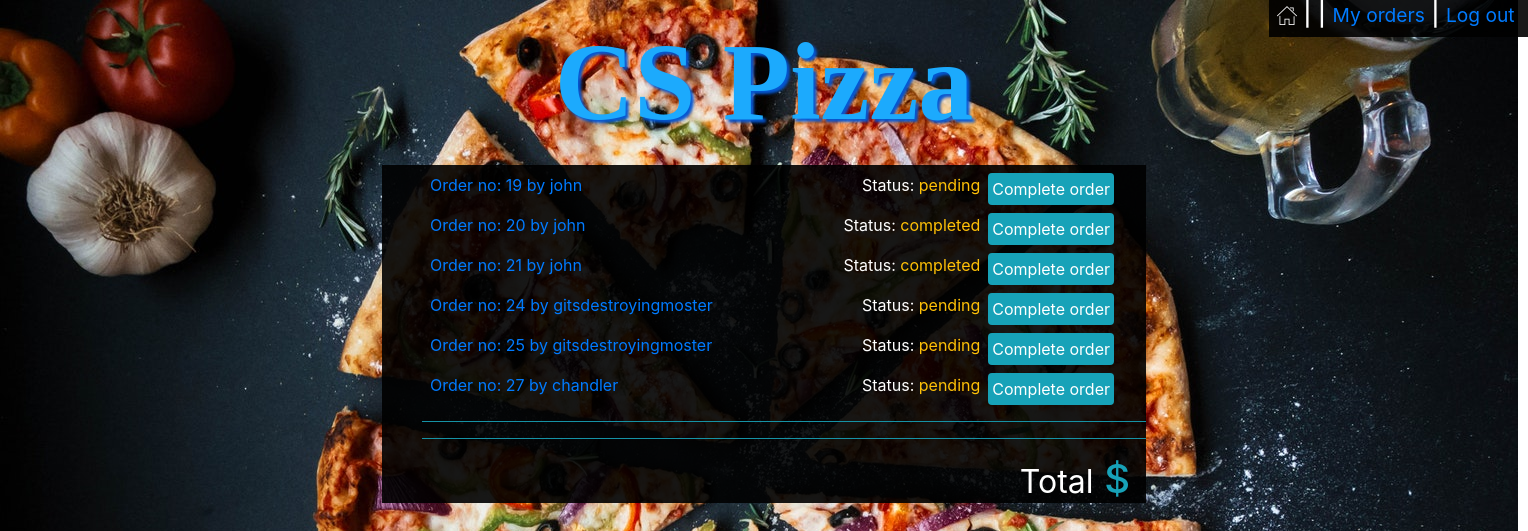
Screenshot of /orders_manager/admin/19 with the database file from the repository.
### orders/models.py (models this page shows, shortened)
class User_order(models.Model):
    user=models.ForeignKey(User,on_delete=models.CASCADE)
    order_number=models.IntegerField()
    topping_allowance=models.IntegerField(default=0)
    status=models.CharField(max_length=64,default='initiated')

### orders/views.py (the view)
# urls.py: path("orders_manager/<str:user>/<str:order_number>", views.orders_manager, name="orders_manager"),
def orders_manager(request,user,order_number):
    user=User.objects.get(username=user)
    context = {
        "Checkout":Order2.objects.filter(user=user,number=order_number),
        "Checkout_category":Order2.objects.filter(user=user,number=order_number).values_list('category').distinct(),
        "Total":list(Order2.objects.filter(user=user,number=order_number).aggregate(Sum('price')).values())[0],
        "user":request.user,
        "Category": Category.objects.all(),
        "Order_number":order_number,
        "All_orders":User_order.objects.exclude(status='initiated')
    }
    return render(request,"orders_manager.html",context)

### orders/templates/orders_manager.html (shortened to what this page needs)
<!DOCTYPE html>
<html style="height:100%">
<head>
    {% load static %}
    <link rel="stylesheet" type="text/css" href="{% static 'styles.css' %}">
    <link rel="stylesheet" href="https://maxcdn.bootstrapcdn.com/bootstrap/4.1.3/css/bootstrap.min.css">
</head>
<body style="height:100%">
    {% if Category %}
    <div id='username'>
        <h4 class='px-2' ><a href="{% url 'index' %}"><img src="{% static 'home.png' %}"></a> |
            {{user.username}} |
            {% if not user.is_superuser %}
            <small><a href="{% url 'my_orders' Order_number %}">My orders</a></small> |
            {% endif %}
            <small><a href="{% url 'logout' %}"> Log out&nbsp;</a></small>
        </h4>
    </div>
    {% endif %}
    <p id='logo' class='text-center m-0 font-weight-bold'><a href="{% url 'index' %}">CS Pizza</a></p>
    <div id='my_orders_container' class='w-50 mx-auto'>
        <div class=' text-left pr-3'>
            <ul >
                {% for row in All_orders%}
                <li class='p-2' >
                    <a href="{% url 'orders_manager' row.user row.order_number  %}"><span>Order no: {{row.order_number}} by {{row.user}}</span></a>
                    <a href="{% url 'complete_order' row.user row.order_number  %}"><span class='float-right mx-2 p-1 bg-info rounded text-white'>Complete order</span></a>
                    <span class='float-right'>Status: <span class='text-warning'>{{row.status}}</span></span>
                </li>
                {% endfor %}
            </ul>
        </div>
        <ul>
            <hr class='bg-info'>
            <hr class='bg-info'>
            <li class='text-info text-right pr-3 '><h1><small class='text-white'>Total</small> ${{Total|floatformat:2}}</h1></li>
        </ul>
    </div>
</body>
</html>

### orders/static/styles.css (style rules this page uses)
#logo { padding:0px; font-family: webLogo ; font-size: 110px; text-shadow: 3px 3px 3px rgb(5, 87, 211); }
#logo a:link, #place_order:link, #confirm_order:link { color:rgb(28, 170, 253); }
#center_box,#username { background-color: rgba(0, 0, 0, 0.9); color: white; }
#username { position: absolute; right: 0; }
li { list-style-type: none; }
#my_orders_container { background-color: rgba(0, 0, 0, 0.9); color: white; }

### rows the page displays
User_order: order_number "19", user "john", status "pending"
User_order: order_number "20", user "john", status "completed"
User_order: order_number "21", user "john", status "completed"
User_order: order_number "24", user "gitsdestroyingmoster", status "pending"
User_order: order_number "25", user "gitsdestroyingmoster", status "pending"
User_order: order_number "27", user "chandler", status "pending"
